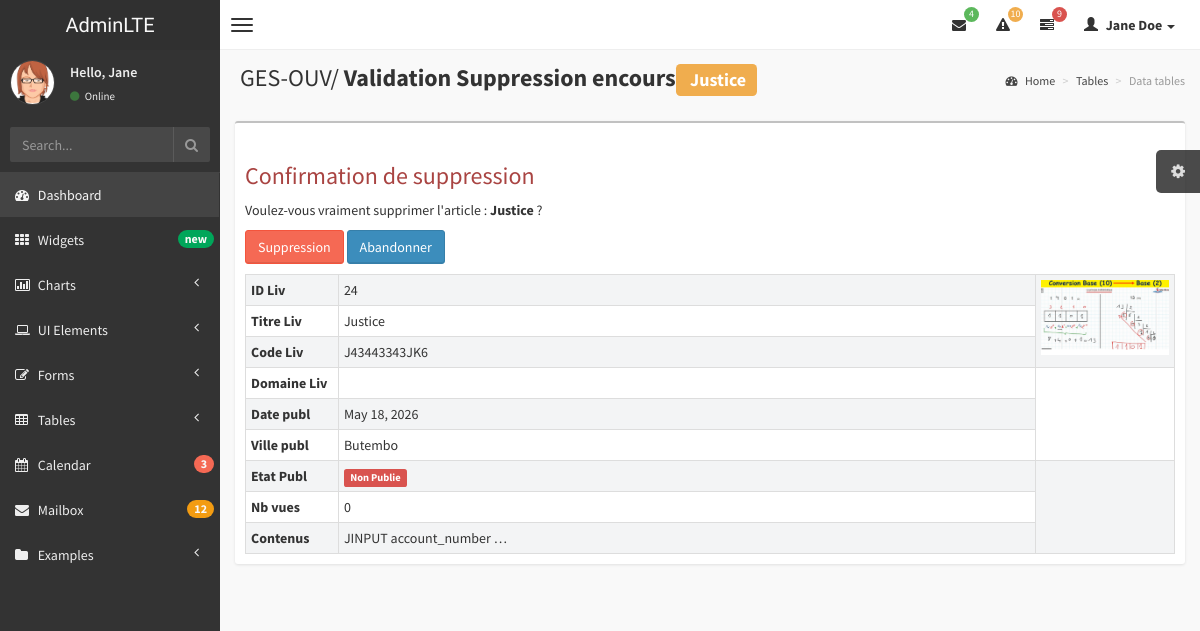
The page /livre/suppression/24/ on the database as committed earlier.
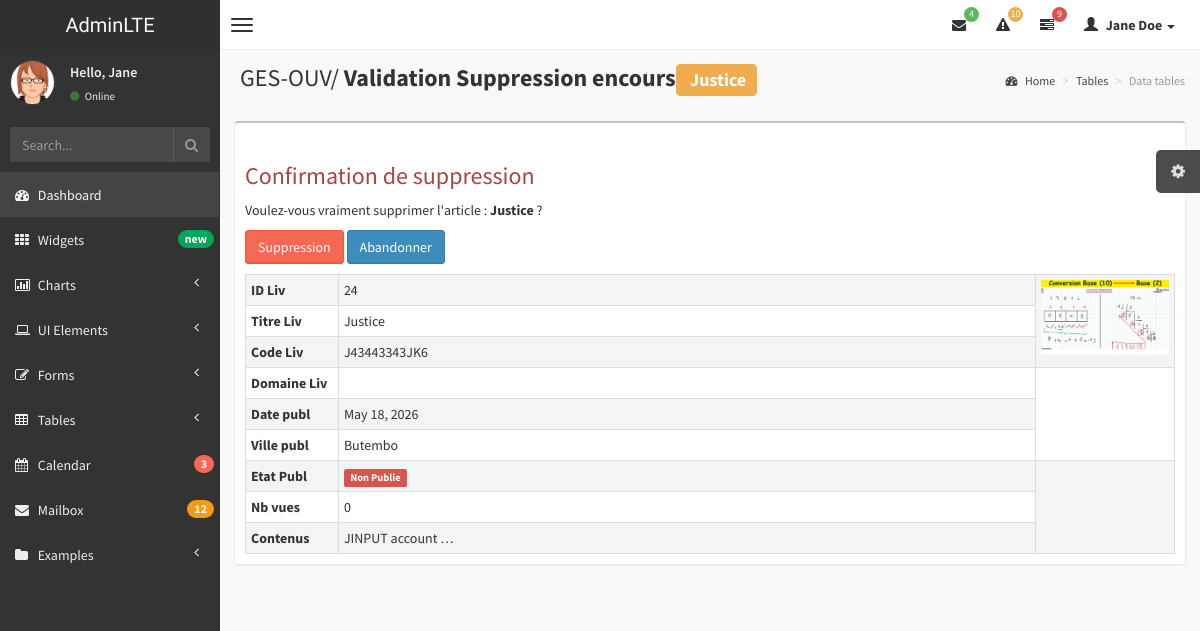
The same page on the database as committed later.
### ouvrages/models.py (models this page shows, shortened)
class Article(models.Model):
    titre=models.CharField(max_length=50)
    tag=models.ManyToManyField(
        to=Etiquette,
        blank=True, related_name='tag'
    )
    auteur=models.ForeignKey(
        to=Auteur,on_delete=models.SET_NULL,null=True,related_name='auteur'
    )
    ville=models.ForeignKey(to=Ville, on_delete=models.SET_NULL,null=True, related_name='ville')
    date_publication=models.DateField(auto_now_add=True)
    code_livre=models.CharField(max_length=15,null=True,unique=True,validators=[MinLengthValidator(5)])
    image_livre=models.ImageField(upload_to='cover_pict_liv/',null=True, blank=True)
    contenu=models.TextField()
    est_publie=models.BooleanField(default=False)
    nb_vues=models.PositiveIntegerField(default=0)
    link_livre=models.URLField(max_length=200,null=True)

class Ville(models.Model):
    designationville=models.CharField(max_length=50)
    def __str__(self):
        return self.designationville

### ouvrages/views.py (the view)
# urls.py: path('livre/suppression/<int:id>/', views.supprimer_livre,name='suppression_livre'),
def supprimer_livre(request,id):
    sup_article=get_object_or_404(Article,id=id)
    if request.method == "POST":
        sup_article.delete()
        return redirect('liste_article')
    context={
        'article':sup_article
    }
    return render(request,'suppression_livre.html',context)

### ouvrages/templates/suppression_livre.html (shortened to what this page needs)
{% extends "nav.html" %}
{% block content %}
<aside class="right-side">
                <section class="content-header">
                    <h1>
                        GES-OUV/
                        <b> Validation Suppression encours</b><b class='label label-warning'>   {{article.titre}}</b>
                    </h1>
                    <ol class="breadcrumb">
                        <li><a href="#"><i class="fa fa-dashboard"></i> Home</a></li>
                        <li><a href="#">Tables</a></li>
                        <li class="active">Data tables</li>
                    </ol>
                </section>
                <section class="content">
                    <div class="row">
                        <div class="col-xs-12">
                            <div class="box">
                                <div class="box-header">
                                </div>
                                <div class="box-body table-responsive">
    <div class="card shadow p-4">
        <h3 class="text-danger mb-3">
            Confirmation de suppression
        </h3>
        <p>
            Voulez-vous vraiment supprimer l'article :
            <strong>{{ article.titre }}</strong> ?
        </p>
        <form method="POST">
            <button type="submit" class="btn btn-danger">
                Suppression
            </button>
              <button type="submit" class="btn btn-primary">
            <a href="{% url 'detail_art' id=article.id %}" class=""style='color:white'>
                Abandonner
            </a>
            </button>
        </form>
        <p>
        {% include "parties/corps_detail.html" %}
    </div>
</div>
                            </div>
                        </div>
                    </div>
                </section>
            </aside>
{% endblock %}

### ouvrages/templates/nav.html (shortened to what this page needs)
{% load static %}
<!DOCTYPE html>
<html>
    <head>
        <link href="{% static 'css/bootstrap.min.css' %}" rel="stylesheet" type="text/css" />
        <link href="{% static 'css/font-awesome.min.css' %}" rel="stylesheet" type="text/css" />
        <link href="{% static 'css/ionicons.min.css' %}" rel="stylesheet" type="text/css" />
        <link href="{% static 'css/morris/morris.css' %}" rel="stylesheet" type="text/css" />
        <link href="{% static 'css/jvectormap/jquery-jvectormap-1.2.2.css' %}" rel="stylesheet" type="text/css" />
        <link href="{% static 'css/fullcalendar/fullcalendar.css' %}" rel="stylesheet" type="text/css" />
        <link href="{% static 'css/daterangepicker/daterangepicker-bs3.css' %}" rel="stylesheet" type="text/css" />
        <link href="{% static 'css/bootstrap-wysihtml5/bootstrap3-wysihtml5.min.css' %}" rel="stylesheet" type="text/css" />
        <link href="{% static 'css/AdminLTE.css' %}" rel="stylesheet" type="text/css" />
          <link href="{% static 'css/datatables/dataTables.bootstrap.css' %}" rel="stylesheet" type="text/css" />
    </head>
    <body class="skin-black">
        <header class="header">
            <a href="index.html" class="logo">
                AdminLTE
            </a>
            <nav class="navbar navbar-static-top" role="navigation">
                <a href="#" class="navbar-btn sidebar-toggle" data-toggle="offcanvas" role="button">
                    <span class="icon-bar"></span>
                    <span class="icon-bar"></span>
                    <span class="icon-bar"></span>
                </a>
                <div class="navbar-right">
                    <ul class="nav navbar-nav">
                        <li class="dropdown messages-menu">
                            <a href="#" class="dropdown-toggle" data-toggle="dropdown">
                                <i class="fa fa-envelope"></i>
                                <span class="label label-success">4</span>
                            </a>
                        </li>
                        <li class="dropdown notifications-menu">
                            <a href="#" class="dropdown-toggle" data-toggle="dropdown">
                                <i class="fa fa-warning"></i>
                                <span class="label label-warning">10</span>
                            </a>
                        </li>
                        <li class="dropdown tasks-menu">
                            <a href="#" class="dropdown-toggle" data-toggle="dropdown">
                                <i class="fa fa-tasks"></i>
                                <span class="label label-danger">9</span>
                            </a>
                        </li>
                        <li class="dropdown user user-menu">
                            <a href="#" class="dropdown-toggle" data-toggle="dropdown">
                                <i class="glyphicon glyphicon-user"></i>
                                <span>Jane Doe <i class="caret"></i></span>
                            </a>
                        </li>
                    </ul>
                </div>
            </nav>
        </header>
        <div class="wrapper row-offcanvas row-offcanvas-left">
            <aside class="left-side sidebar-offcanvas">
                <section class="sidebar">
                    <div class="user-panel">
                        <div class="pull-left image">
                            <img src="{% static 'img/avatar3.png' %}" class="img-circle" alt="User Image" />
                        </div>
                        <div class="pull-left info">
                            <p>Hello, Jane</p>
                            <a href="#"><i class="fa fa-circle text-success"></i> Online</a>
                        </div>
                    </div>
                    <form action="#" method="get" class="sidebar-form">
                        <div class="input-group">
                            <input type="text" name="q" class="form-control" placeholder="Search..."/>
                            <span class="input-group-btn">
                                <button type='submit' name='seach' id='search-btn' class="btn btn-flat"><i class="fa fa-search"></i></button>
                            </span>
                        </div>
                    </form>
                    <ul class="sidebar-menu">
                        <li class="active">
                            <a href="{% url 'home' %}">
                                <i class="fa fa-dashboard"></i> <span>Dashboard</span>
                            </a>
                        </li>
                        <li>
                            <a href="{% static 'pages/widgets.html' %}">
                                <i class="fa fa-th"></i> <span>Widgets</span> <small class="badge pull-right bg-green">new</small>
                            </a>
                        </li>
                        <li class="treeview">
                            <a href="#">
                                <i class="fa fa-bar-chart-o"></i>
                                <span>Charts</span>
                                <i class="fa fa-angle-left pull-right"></i>
                            </a>
                        </li>
                        <li class="treeview">
                            <a href="#">
                                <i class="fa fa-laptop"></i>
                                <span>UI Elements</span>
                                <i class="fa fa-angle-left pull-right"></i>
                            </a>
                        </li>
                        <li class="treeview">
                            <a href="#">
                                <i class="fa fa-edit"></i> <span>Forms</span>
                                <i class="fa fa-angle-left pull-right"></i>
                            </a>
                        </li>
                        <li class="treeview">
                            <a href="#">
                                <i class="fa fa-table"></i> <span>Tables</span>
                                <i class="fa fa-angle-left pull-right"></i>
                            </a>
                        </li>
                        <li>
                            <a href="{% static 'pages/calendar.html' %}">
                                <i class="fa fa-calendar"></i> <span>Calendar</span>
                                <small class="badge pull-right bg-red">3</small>
                            </a>
                        </li>
                        <li>
                            <a href="{% static 'pages/mailbox.html' %}">
                                <i class="fa fa-envelope"></i> <span>Mailbox</span>
                                <small class="badge pull-right bg-yellow">12</small>
                            </a>
                        </li>
                        <li class="treeview">
                            <a href="#">
                                <i class="fa fa-folder"></i> <span>Examples</span>
                                <i class="fa fa-angle-left pull-right"></i>
                            </a>
                        </li>
                    </ul>
                </section>
            </aside>
{% block content %}
{% endblock %}
    </body>
</html>

### ouvrages/templates/parties/corps_detail.html (shortened to what this page needs)
        <table class="table table-bordered table-condensed table-striped">
            <tr>
                <th style="width:10%;">ID Liv</th>
                <td>{{article.id}}</td>
                <td style="width:15%" rowspan="3"><img style="width:100%" src="{{article.image_livre.url}}"></td>
            </tr>
             <tr>
                <th style="width:10%;">Titre Liv</th>
                <td>{{article.titre}}</td>
            </tr>
            <tr>
                <th style="width:10%;">Code Liv</th>
                <td>{{article.code_livre}}</td>
            </tr>
            <tr>
                <th style="width:10%;">Domaine Liv</th>
                <td>
            </td>
                <td rowspan="3" style="width:15%">
                </td>
            </tr>
            <tr>
                <th style="width:10%;">Date publ</th>
                <td>{{article.date_publication}}</td>
            </tr>
             <tr>
                <th style="width:10%;">Ville publ</th>
                 <td>{{article.ville}}</td>
            </tr>
            <tr>
                <th style="width:10%;">Etat Publ</th>
                <td>
                     {% if article.est_publie %}
            <span class="label label-success">Publie</span>
        {% else %}
        <span class="label label-danger"> Non Publie</span>
        {% endif %}
                </td>
                <td rowspan="3" style="width:15%">
                </td>
            </tr>
            <tr>
            <th style="width:10%;">Nb vues</th>
            <td>{{article.nb_vues}}</td>
            </tr>
            <tr>
                <th style="width:10%;">Contenus</th>
                <td>{{article.contenu|truncatewords:2}}</td>
            </tr>
        </table>

Rows that differ between the two databases and show on the page:
changed Article "Justice": contenu "JINPUT account_number …" → "JINPUT account …"
